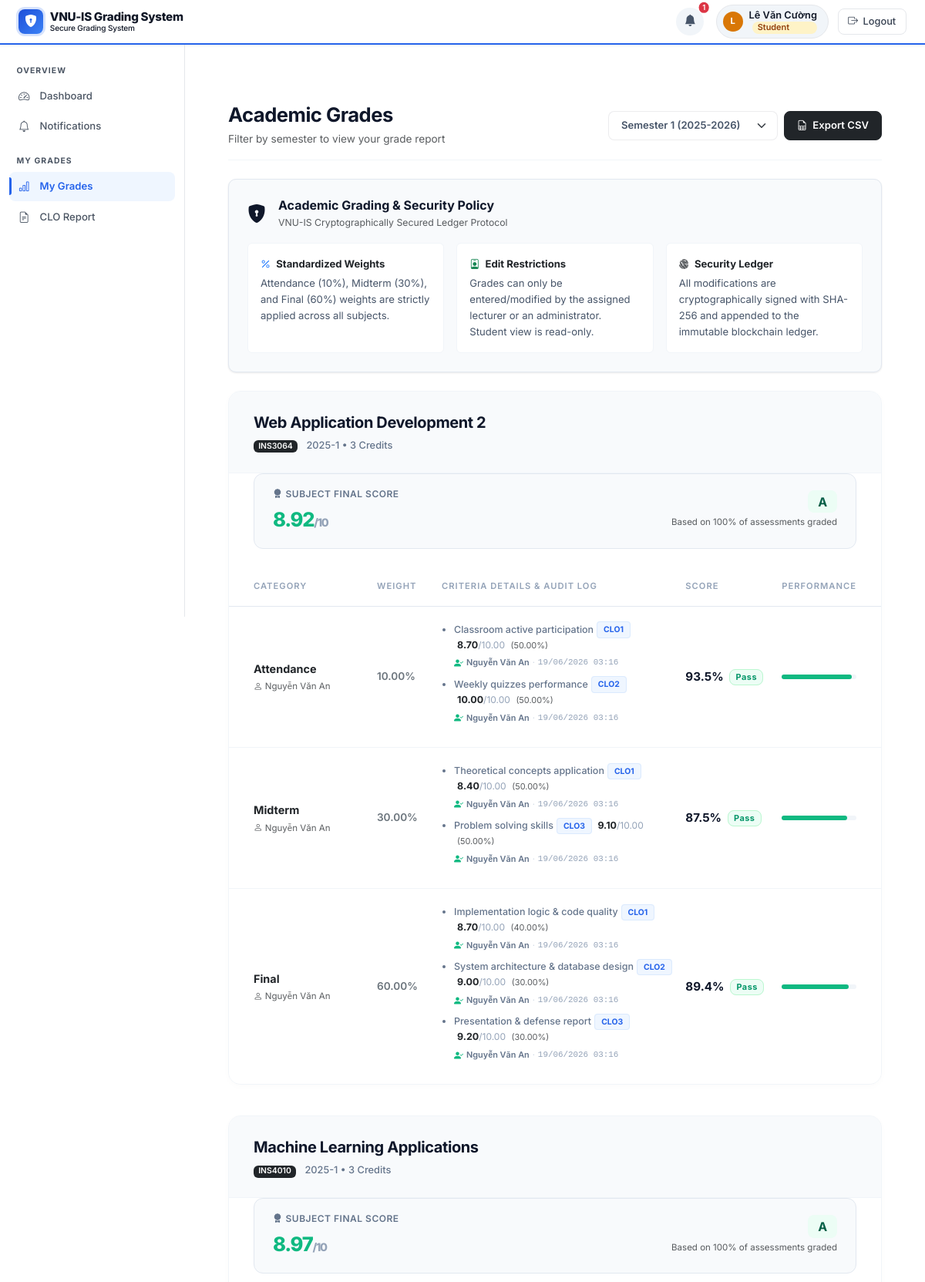
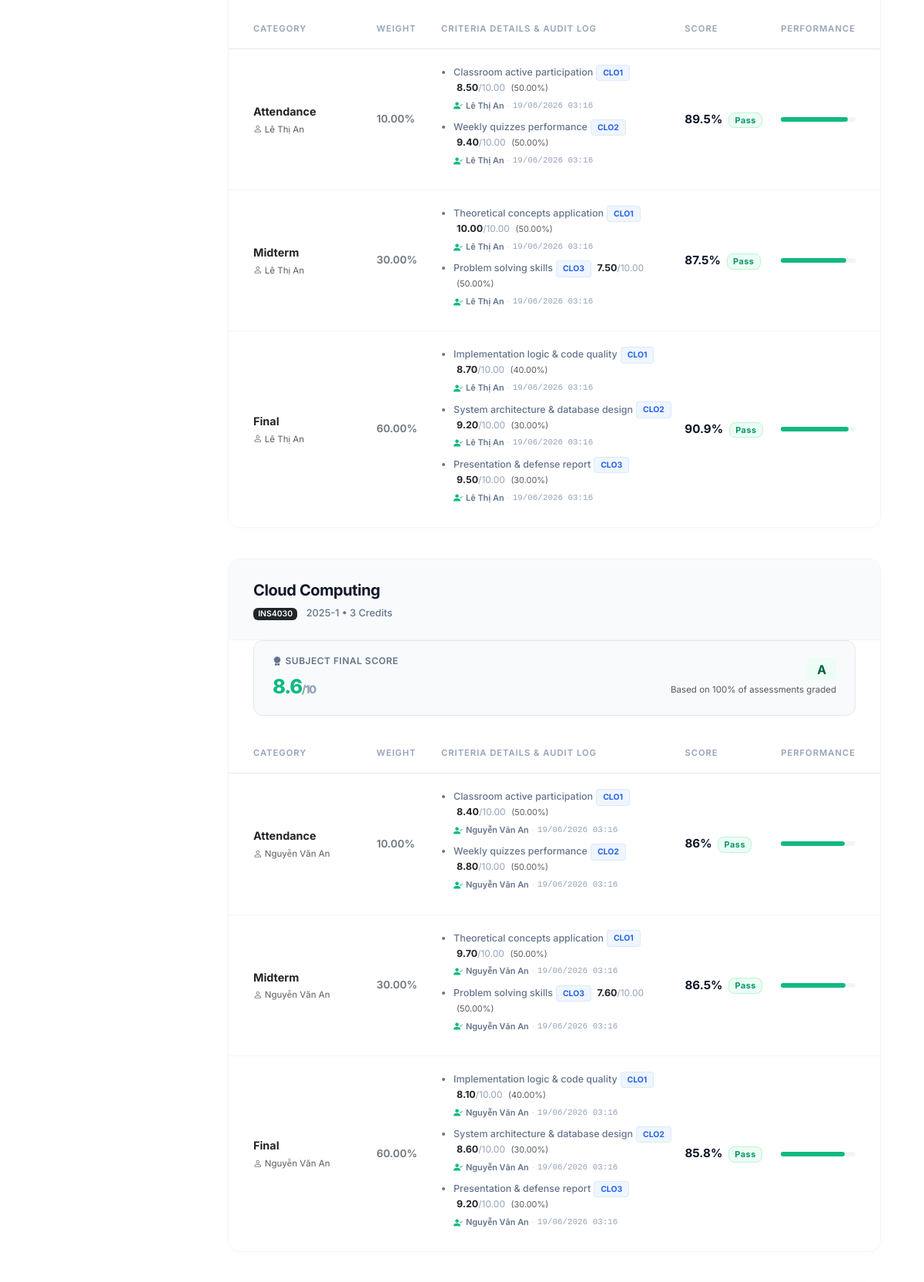
Screenshot of /index.php?page=grades (signed in, upper part) with the database file from the repository (2 pictures, top to bottom).
### tables this page shows
CREATE TABLE `student_enrollments` (
  `id` int(11) NOT NULL,
  `student_id` int(11) NOT NULL,
  `subject_id` int(11) NOT NULL,
  `semester` varchar(50) NOT NULL DEFAULT '2024-1',
  `enrolled_at` timestamp NOT NULL DEFAULT current_timestamp()
);

CREATE TABLE `subjects` (
  `id` int(11) NOT NULL,
  `program_id` int(11) NOT NULL,
  `code` varchar(50) NOT NULL,
  `name` varchar(255) NOT NULL,
  `credits` int(11) NOT NULL DEFAULT 3,
  `created_at` timestamp NOT NULL DEFAULT current_timestamp(),
  `lecturer_id` int(11) DEFAULT NULL
);

CREATE TABLE `users` (
  `id` int(11) NOT NULL,
  `username` varchar(50) NOT NULL,
  `password_hash` varchar(255) NOT NULL,
  `role` enum('admin','lecturer','student') NOT NULL DEFAULT 'student',
  `full_name` varchar(100) NOT NULL,
  `email` varchar(100) NOT NULL,
  `created_at` timestamp NOT NULL DEFAULT current_timestamp()
);

CREATE TABLE `assessments` (
  `id` int(11) NOT NULL,
  `subject_id` int(11) NOT NULL,
  `lecturer_id` int(11) NOT NULL,
  `name` varchar(255) NOT NULL,
  `type` varchar(50) NOT NULL DEFAULT 'attendance',
  `weight` decimal(5,2) NOT NULL DEFAULT 0.00,
  `max_score` decimal(5,2) NOT NULL DEFAULT 100.00,
  `semester` varchar(50) NOT NULL DEFAULT '2024-1',
  `created_at` timestamp NOT NULL DEFAULT current_timestamp()
);

CREATE TABLE `rubric_criteria` (
  `id` int(11) NOT NULL,
  `rubric_id` int(11) NOT NULL,
  `clo_id` int(11) DEFAULT NULL,
  `description` text NOT NULL,
  `max_score` decimal(5,2) NOT NULL DEFAULT 10.00,
  `weight_percent` decimal(5,2) NOT NULL DEFAULT 0.00,
  `created_at` timestamp NOT NULL DEFAULT current_timestamp()
);

CREATE TABLE `clos` (
  `id` int(11) NOT NULL,
  `subject_id` int(11) NOT NULL,
  `code` varchar(20) NOT NULL,
  `description` text NOT NULL,
  `created_at` timestamp NOT NULL DEFAULT current_timestamp()
);

CREATE TABLE `student_scores` (
  `id` int(11) NOT NULL,
  `enrollment_id` int(11) NOT NULL,
  `criterion_id` int(11) NOT NULL,
  `score` decimal(5,2) NOT NULL DEFAULT 0.00,
  `graded_by` int(11) NOT NULL,
  `graded_at` timestamp NOT NULL DEFAULT current_timestamp(),
  `updated_at` timestamp NOT NULL DEFAULT current_timestamp() ON UPDATE current_timestamp()
);

### view/grades.php (the view, shortened to what the rows shown need)
<?php
function pageGRADES(array $semestersList = [], string $selectedSemester = '', array $enrollments = []): void {
    echo "<div class='grades-container'>";
    foreach ($enrollments as $enr) {
        $assessments = AssessmentModel::getBySubjectAndSemester((int)$enr['subject_id'], $enr['semester']);
        echo "<div class='subject-card'>";
        echo "<div class='subject-header'>";
        echo "<div class='subject-title'>" . h($enr['sn']) . "</div>";
        echo "<div class='subject-meta'><span class='badge bg-dark me-2' style='font-size:0.65rem;'>" . h($enr['sc']) . "</span> " . h($enr['semester']) . " • {$enr['credits']} Credits</div>";
        echo "</div>";
        echo "<div class='card-body p-0'>";
        if (empty($assessments)) {
            echo "<p class='text-muted p-4 mb-0'>No assessments created for this subject yet.</p>";
        } else {
            echo "<div class='table-responsive'>";
            echo "<table class='table table-grades mb-0'>";
            echo "<thead>
                    <tr>
                        <th style='width:22%; padding-left: 2rem;'>Category</th>
                        <th style='width:10%;'>Weight</th>
                        <th style='width:38%;'>Criteria Details & Audit Log</th>
                        <th style='width:15%;'>Score</th>
                        <th style='width:15%; padding-right: 2rem;'>Performance</th>
                    </tr>
                  </thead>
                  <tbody>";
            $subjectWeightedSum = 0.0;
            $subjectTotalWeight = 0.0;
            $assessmentRows = [];
            foreach ($assessments as $a) {
                $catLabel = ucfirst($a['type']);
                $criteria = [];
                if ($a['rid']) {
                    $criteria = GradeModel::getCriteriaAndScoresWithClos((int)$enr['id'], (int)$a['rid']);
                }
                $twScore = 0.0; $tw = 0.0; $gradedCount = 0; $totalCriteria = count($criteria);
                foreach ($criteria as $rc) {
                    if ($rc['score'] !== null) {
                        $pct = ($rc['max_score'] > 0) ? ($rc['score'] / $rc['max_score']) * 100 : 0;
                        $twScore += $pct * ($rc['weight_percent'] / 100);
                        $tw += $rc['weight_percent'];
                        $gradedCount++;
                    }
                }
                $finalPct  = ($gradedCount > 0 && $tw > 0) ? round($twScore / ($tw / 100), 1) : null;
                $isPartial = ($gradedCount > 0 && $gradedCount < $totalCriteria);
                if ($finalPct !== null && !$isPartial) {
                    $subjectWeightedSum += $finalPct * ($a['weight'] / 100);
                    $subjectTotalWeight += $a['weight'];
                }
                $assessmentRows[] = compact('a', 'catLabel', 'criteria', 'finalPct', 'isPartial');
            }
            $subjectFinalPct   = $subjectTotalWeight > 0 ? round($subjectWeightedSum, 2) : null;
            $subjectFinalScore = $subjectFinalPct !== null ? round($subjectFinalPct / 10, 2) : null;
            if ($subjectFinalScore !== null) {
                $lg = $subjectFinalScore >= 9 ? 'A+' : ($subjectFinalScore >= 8.5 ? 'A' : ($subjectFinalScore >= 8 ? 'B+' : ($subjectFinalScore >= 7 ? 'B' : ($subjectFinalScore >= 6.5 ? 'C+' : ($subjectFinalScore >= 5.5 ? 'C' : ($subjectFinalScore >= 5 ? 'D+' : ($subjectFinalScore >= 4 ? 'D' : 'F')))))));
                $lgBg = $subjectFinalScore >= 5 ? '#10b981' : '#ef4444';
                $lgTextBg = $subjectFinalScore >= 5 ? '#ecfdf5' : '#fef2f2';
                $lgText   = $subjectFinalScore >= 5 ? '#065f46' : '#991b1b';
                echo "<div class='final-score-card'>
                        <div>
                            <div class='final-score-label'><i class='bi bi-award-fill me-1'></i>Subject Final Score</div>
                            <div class='final-score-value mt-1' style='color:{$lgBg};'>{$subjectFinalScore}<span style='font-size:0.9rem; color:#94a3b8;'>/10</span></div>
                        </div>
                        <div class='text-end'>
                            <span class='letter-grade-badge' style='background:{$lgTextBg}; color:{$lgText};'>{$lg}</span>
                            <div class='text-muted mt-1' style='font-size:0.72rem;'>Based on {$subjectTotalWeight}% of assessments graded</div>
                        </div>
                      </div>";
            }
            foreach ($assessmentRows as $row) {
                $a         = $row['a'];
                $catLabel  = $row['catLabel'];
                $criteria  = $row['criteria'];
                $finalPct  = $row['finalPct'];
                $isPartial = $row['isPartial'];
                $critHtml = "";
                if (empty($criteria)) {
                    $critHtml = "<span class='text-muted' style='font-size:0.8rem;'>No criteria defined</span>";
                } else {
                    $critHtml .= "<ul class='mb-0 ps-3' style='font-size: 0.78rem; color: #64748b;'>";
                    foreach ($criteria as $rc) {
                        $cloBadge  = $rc['clo_code'] ? "<span class='badge-clo ms-1'>" . h($rc['clo_code']) . "</span>" : '';
                        $scoreText = $rc['score'] !== null
                            ? "<strong class='text-dark'>{$rc['score']}</strong><span class='max-val'>/{$rc['max_score']}</span>"
                            : "<span class='text-muted'>—</span>";
                        $graderHtml = '';
                        if ($rc['score'] !== null && $rc['grader_name']) {
                            $gradedTime = date('d/m/Y H:i', strtotime($rc['graded_at']));
                            $graderHtml = "<div class='grader-info'>
                                <i class='bi bi-person-check-fill' style='color:#10b981; font-size:0.75rem;'></i>
                                <span class='grader-name'>" . h($rc['grader_name']) . "</span>
                                <span style='color:#cbd5e1'>·</span>
                                <span class='grader-time'>{$gradedTime}</span>
                              </div>";
                        }
                        $critHtml .= "<li class='mb-2'>
                            <span class='fw-medium'>" . h($rc['description']) . "</span>{$cloBadge}
                            <span class='ms-1'>{$scoreText}</span>
                            <small class='text-muted ms-1'>({$rc['weight_percent']}%)</small>
                            {$graderHtml}
                          </li>";
                    }
                    $critHtml .= "</ul>";
                }
                if ($finalPct !== null) {
                    $partialTag = $isPartial ? "<span style='font-size:0.65rem; color:#d97706; background:#fffbeb; border:1px solid #fef3c7; border-radius:4px; padding:0.1rem 0.4rem; margin-left:4px;'>partial</span>" : '';
                    $badgeClass = $finalPct >= 50 ? 'bg-success-soft' : 'bg-danger-soft';
                    $scoreCell  = "<div><span class='score-val'>{$finalPct}%</span>{$partialTag} <span class='final-badge {$badgeClass} ms-1' style='padding:0.15rem 0.45rem; font-size:0.68rem;'>" . ($finalPct >= 50 ? 'Pass' : 'Fail') . "</span></div>";
                    $barColor   = $finalPct >= 50 ? '#10b981' : '#ef4444';
                    $pctBar     = "<div class='progress-luxury' style='margin-top:0;'><div class='progress-bar-luxury' style='width:{$finalPct}%; background-color:{$barColor}; height:100%;'></div></div>";
                } else {
                    $scoreCell = "<span class='text-muted' style='font-size:0.8rem;'>Pending</span>";
                    $pctBar    = "<span class='text-muted' style='font-size:0.75rem;'>Waiting...</span>";
                }
                $lectName = isset($a['lecturer_name']) ? h($a['lecturer_name']) : 'Unassigned';
                echo "<tr>
                        <td style='padding-left:2rem;'>
                            <span class='fw-bold text-dark' style='font-size:0.9rem;'>{$catLabel}</span>
                            <div class='text-muted' style='font-size:0.72rem; margin-top:2px;'><i class='bi bi-person'></i> {$lectName}</div>
                        </td>
                        <td class='fw-semibold text-secondary'>{$a['weight']}%</td>
                        <td>{$critHtml}</td>
                        <td>{$scoreCell}</td>
                        <td style='padding-right:2rem;'>{$pctBar}</td>
                      </tr>";
            }
            echo "</tbody></table></div>";
        }
        echo "</div></div>";
    }
    echo "</div>";
}

### rows the page displays
student_enrollments: subject.name "Web Application Development 2", subject.code "INS3064", semester "2025-1", subject.credits "3", subjectFinalScore "8.92", lg "A", subjectTotalWeight "100", catLabel "Attendance", users.full_name "Nguyễn Văn An", assessments.weight "10.00", finalPct "93.5", catLabel "Midterm", assessments.weight "30.00", finalPct "87.5", catLabel "Final", assessments.weight "60.00", finalPct "89.4"
rubric_criteria: description "Classroom active participation", clo.code "CLO1", student_scores.score "8.70", max_score "10.00", weight_percent "50.00", users.full_name "Nguyễn Văn An", student_scores.graded_at "19/06/2026 03:16"
rubric_criteria: description "Weekly quizzes performance", clo.code "CLO2", student_scores.score "10.00", max_score "10.00", weight_percent "50.00", users.full_name "Nguyễn Văn An", student_scores.graded_at "19/06/2026 03:16"
rubric_criteria: description "Theoretical concepts application", clo.code "CLO1", student_scores.score "8.40", max_score "10.00", weight_percent "50.00", users.full_name "Nguyễn Văn An", student_scores.graded_at "19/06/2026 03:16"
rubric_criteria: description "Problem solving skills", clo.code "CLO3", student_scores.score "9.10", max_score "10.00", weight_percent "50.00", users.full_name "Nguyễn Văn An", student_scores.graded_at "19/06/2026 03:16"
rubric_criteria: description "Implementation logic & code quality", clo.code "CLO1", student_scores.score "8.70", max_score "10.00", weight_percent "40.00", users.full_name "Nguyễn Văn An", student_scores.graded_at "19/06/2026 03:16"
rubric_criteria: description "System architecture & database design", clo.code "CLO2", student_scores.score "9.00", max_score "10.00", weight_percent "30.00", users.full_name "Nguyễn Văn An", student_scores.graded_at "19/06/2026 03:16"
rubric_criteria: description "Presentation & defense report", clo.code "CLO3", student_scores.score "9.20", max_score "10.00", weight_percent "30.00", users.full_name "Nguyễn Văn An", student_scores.graded_at "19/06/2026 03:16"
student_enrollments: subject.name "Machine Learning Applications", subject.code "INS4010", semester "2025-1", subject.credits "3", subjectFinalScore "8.97", lg "A", subjectTotalWeight "100", catLabel "Attendance", users.full_name "Lê Thị An", assessments.weight "10.00", finalPct "89.5", catLabel "Midterm", assessments.weight "30.00", finalPct "87.5", catLabel "Final", assessments.weight "60.00", finalPct "90.9"
rubric_criteria: description "Classroom active participation", clo.code "CLO1", student_scores.score "8.50", max_score "10.00", weight_percent "50.00", users.full_name "Lê Thị An", student_scores.graded_at "19/06/2026 03:16"
rubric_criteria: description "Weekly quizzes performance", clo.code "CLO2", student_scores.score "9.40", max_score "10.00", weight_percent "50.00", users.full_name "Lê Thị An", student_scores.graded_at "19/06/2026 03:16"
rubric_criteria: description "Theoretical concepts application", clo.code "CLO1", student_scores.score "10.00", max_score "10.00", weight_percent "50.00", users.full_name "Lê Thị An", student_scores.graded_at "19/06/2026 03:16"
rubric_criteria: description "Problem solving skills", clo.code "CLO3", student_scores.score "7.50", max_score "10.00", weight_percent "50.00", users.full_name "Lê Thị An", student_scores.graded_at "19/06/2026 03:16"
rubric_criteria: description "Implementation logic & code quality", clo.code "CLO1", student_scores.score "8.70", max_score "10.00", weight_percent "40.00", users.full_name "Lê Thị An", student_scores.graded_at "19/06/2026 03:16"
rubric_criteria: description "System architecture & database design", clo.code "CLO2", student_scores.score "9.20", max_score "10.00", weight_percent "30.00", users.full_name "Lê Thị An", student_scores.graded_at "19/06/2026 03:16"
rubric_criteria: description "Presentation & defense report", clo.code "CLO3", student_scores.score "9.50", max_score "10.00", weight_percent "30.00", users.full_name "Lê Thị An", student_scores.graded_at "19/06/2026 03:16"
student_enrollments: subject.name "Cloud Computing", subject.code "INS4030", semester "2025-1", subject.credits "3", subjectFinalScore "8.6", lg "A", subjectTotalWeight "100", catLabel "Attendance", users.full_name "Nguyễn Văn An", assessments.weight "10.00", finalPct "86", catLabel "Midterm", assessments.weight "30.00", finalPct "86.5", catLabel "Final", assessments.weight "60.00", finalPct "85.8"
rubric_criteria: description "Classroom active participation", clo.code "CLO1", student_scores.score "8.40", max_score "10.00", weight_percent "50.00", users.full_name "Nguyễn Văn An", student_scores.graded_at "19/06/2026 03:16"
rubric_criteria: description "Weekly quizzes performance", clo.code "CLO2", student_scores.score "8.80", max_score "10.00", weight_percent "50.00", users.full_name "Nguyễn Văn An", student_scores.graded_at "19/06/2026 03:16"
rubric_criteria: description "Theoretical concepts application", clo.code "CLO1", student_scores.score "9.70", max_score "10.00", weight_percent "50.00", users.full_name "Nguyễn Văn An", student_scores.graded_at "19/06/2026 03:16"
rubric_criteria: description "Problem solving skills", clo.code "CLO3", student_scores.score "7.60", max_score "10.00", weight_percent "50.00", users.full_name "Nguyễn Văn An", student_scores.graded_at "19/06/2026 03:16"
rubric_criteria: description "Implementation logic & code quality", clo.code "CLO1", student_scores.score "8.10", max_score "10.00", weight_percent "40.00", users.full_name "Nguyễn Văn An", student_scores.graded_at "19/06/2026 03:16"
rubric_criteria: description "System architecture & database design", clo.code "CLO2", student_scores.score "8.60", max_score "10.00", weight_percent "30.00", users.full_name "Nguyễn Văn An", student_scores.graded_at "19/06/2026 03:16"
rubric_criteria: description "Presentation & defense report", clo.code "CLO3", student_scores.score "9.20", max_score "10.00", weight_percent "30.00", users.full_name "Nguyễn Văn An", student_scores.graded_at "19/06/2026 03:16"

### other values shown
APP_NAME "VNU-IS Grading System"
$unreadCount "1"
$initials "L"
$fn "Lê Văn Cường"
$r "Student"
$label "Dashboard Notifications My Grades CLO Report"
form field semester "Semester 1 (2025-2026)"
